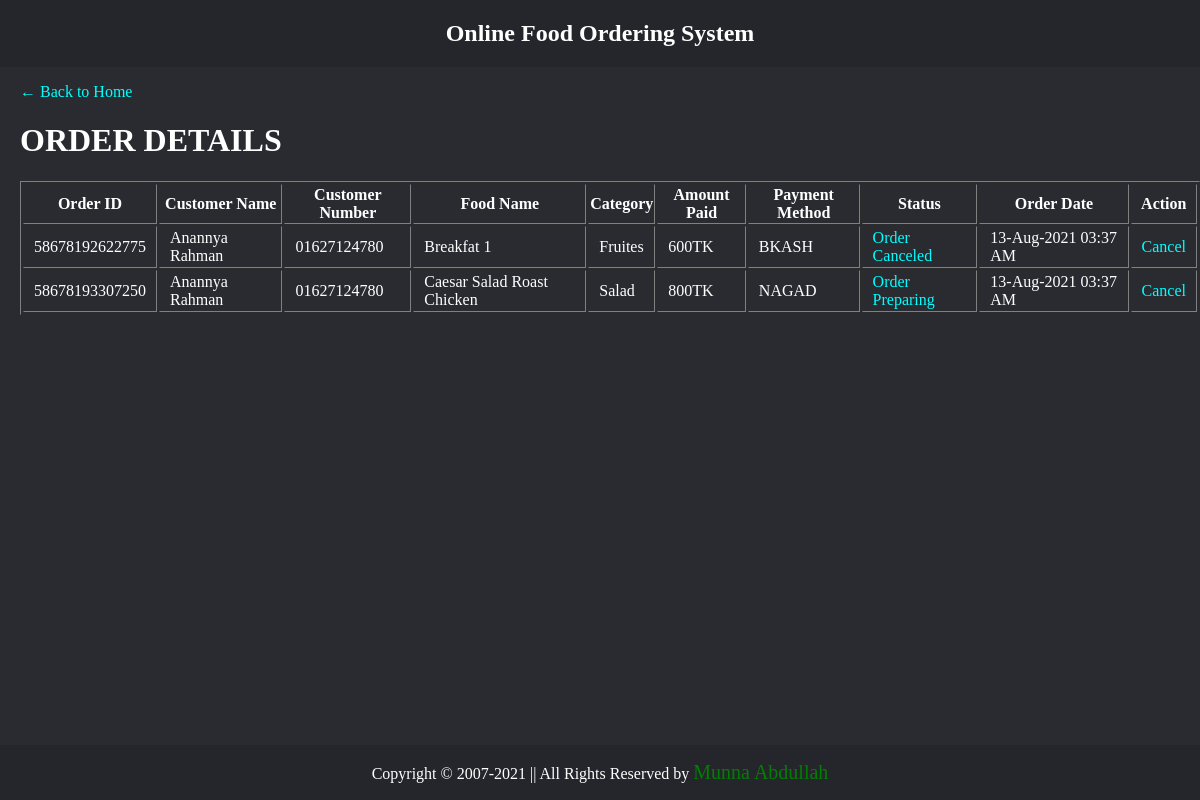
/view/view-customer-order-history.php (signed in), run on the app's committed database.
### tables this page shows
CREATE TABLE `orders` (
  `id` int(11) NOT NULL,
  `order_id` varchar(100) NOT NULL,
  `username` varchar(100) NOT NULL,
  `food_id` varchar(110) NOT NULL,
  `food_name` varchar(110) NOT NULL,
  `category` varchar(100) NOT NULL,
  `amount` varchar(110) NOT NULL,
  `payment_method` varchar(110) NOT NULL,
  `number` varchar(110) NOT NULL,
  `status` varchar(110) NOT NULL,
  `date` varchar(110) NOT NULL
);

### control/sessioncontrol.php (called while the page is built, shortened)
<?php
	if(isset($_SESSION['name']))
    {
        $user = $_SESSION['name'];
    }
?>

### model/model.php (called while the page is built, shortened)
<?php
class db
{
	function ShowOrderHistory($conn,$table,$customername)
	{
		$stmt = $conn->query("SELECT * FROM  $table WHERE username ='$customername'");
		return $stmt;
	}
}
?>

### view/view-customer-order-history.php (the view, shortened to what this page needs)
<?php include('../control/sessioncontrol.php');
      require_once ('../model/model.php');
?>
<!DOCTYPE html>
<html>
<head>
    <link rel="stylesheet" href="../css/style.css?v=<?php echo time(); ?>">
</head>
<body>
    <div class="header">
        <h2>Online Food Ordering System</h2></strong>
    </div>
    <div class="main-body">
      <p><a href="../view/home-page.php" class="link-hvr">← Back to Home</a>
      <p>
      <h1>ORDER DETAILS</h1>
      <?php
        $customername = $user;
        $connection = new db();
        $conn=$connection->OpenCon();
        $userQuery=$connection->ShowOrderHistory($conn,"orders",$customername);
        echo "<table border='1'>
        <tr>
            <th>Order ID</th>
            <th>Customer Name</th>
            <th>Customer Number</th>
            <th>Food Name</th>
            <th>Category</th>
            <th>Amount Paid</th>
            <th>Payment Method</th>
            <th>Status</th>
            <th>Order Date</th>
            <th>Action</th>
        </tr>";
        if($userQuery->num_rows > 0)
        {
          while($row=$userQuery->fetch_assoc())
          {
            $order = $row['order_id'];
            echo "<tr>";
            echo "<td>" . $row['order_id'] . "</td>";
            echo "<td>" . $row['username'] . "</td>";
            echo "<td>" . $row['number']. "</td>";
            echo "<td>" . $row['food_name'] . "</td>";
            echo "<td>" . $row['category'] . "</td>";
            echo "<td>" . $row['amount'] ."TK". "</td>";
            echo "<td>" . $row['payment_method']. "</td>";
            echo "<td style='color: cyan'>" . $row['status']. "</td>";
            echo "<td>" . $row['date']. "</td>";
            echo "<td> <a href='../view/user-order-cancel.php?order_id=$order' class='link-hvr'>Cancel</a> </td>";
            echo "</tr>";
          }
          echo "</table>";
        }
      ?>
    </div>
    <br><br><br><br><br><br>
    <?php include 'footer.php' ; ?>
</body>
</html>

### css/style.css (style rules this page uses)
* { box-sizing: border-box; }
body { margin: 0; padding:0; background-color: #292b31; color: white; }
a { color: cyan; text-decoration: none; }
td { padding: 2px 10px; }
.main-body { padding-left: 20px; }
.header { overflow: hidden; background-color: #24262B; text-align: center; }

### data on the page
orders: order "58678192622775", username "Anannya Rahman", number "01627124780", food_name "Breakfat 1", category "Fruites", amount "600", payment_method "BKASH", status "Order Canceled", date "13-Aug-2021 03:37 AM"
orders: order "58678193307250", username "Anannya Rahman", number "01627124780", food_name "Caesar Salad Roast Chicken", category "Salad", amount "800", payment_method "NAGAD", status "Order Preparing", date "13-Aug-2021 03:37 AM"
